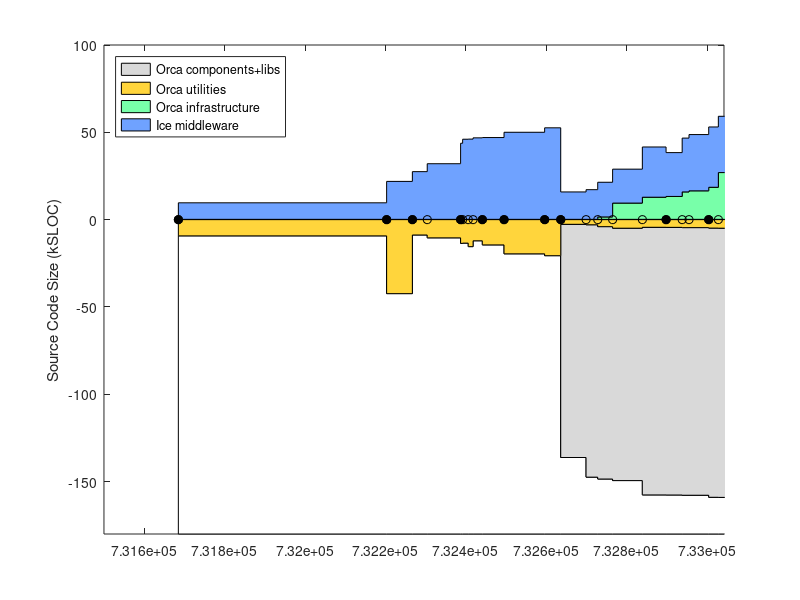

The MATLAB script that drew this image: (Note: this script raises an error after producing the figure.)
% keep track of orca project size using sloccount
clear all

%%%%%%%%%% DATA %%%%%%%%%%%%%%%%%%%%

% include/* except: include/{Freeze IceSSL IcePatch2}
% src/{Ice Slice IceGrid icecpp IceStorm slice2cpp IceUtil IceBox IceXML}
%  Sice212 = [
%  (7842-1000) + (22093+18419+11499+10568+4392+4200+4252+567+316)
%  ];
%  Sice301 = [
%  (8164-1000) + (23018+19384+19169+10596+4479+4343+4308+622+319)
%  ];
% same as above, but now also add Java:
% src/{IceInternal Ice IceUtil IceBox}
%  Sice310 = [
%  (8810-1200) + (24275+20494+22689+10587+4569+4877+4770+667+319) + (13190+6915+1262+493)
%  ];
%  Sice311 = [
%  (8950-1275) + (24511+20505+22898+10590+4600+4884+4782+683+323) + (13266+6929+1262+504)
%  ];

% it's much easier to count the whole of Ice (we use most of it anyway)
% sloccount include/ src/
% (this does not account for .ice files in [ice]/slice/* but it's a small fraction of total)
Sice212 = 133523;
Sice301 = 144513;
Sice310 = 153243;
Sice311 = 154145;
Sice320 = 168475;
Sice321 = 169725;

% indeces
iyy=1;
imm=2;
idd=3;
iver=4;
isub=5;
ibase=6;
icomp=7;
iutil=8;

Sorca = [ ...
% YY    MM  DD  ?   SUB     BASE        COMP           UTILS        VERSION
% 0.8.6: a single distro, divide in halves arbitrarily
2003     4  14  1   0       18930/2     18930/2             0      % 0.8.6 (last change in doc/ChangeLog
% BASE: orca-base
% COMP: orca-components
2004     9  13  1   0       42543       21726               0      % 0.11.0
2004    11  16  1   0       8963        27310               0      % 0.12.0
2004    12  23  0   0       10596       31845               0      % 0.12.1
2005     3  16  1   0       13767       43576               0      % 0.13.0
2005     3  21  0   0       13620       45874               0      % 0.13.1
2005     4   4  0   0       15630       45944               0      % 0.13.2
2005     4  16  0   0       12283       46666               0      % 0.13.3
2005     5   9  1   0       14639       46837               0      % 0.14.0
2005     7   2  1   0       19751       49854               0      % 0.15.0
2005    10  11  1   0       20818       52408               0      % 1.0.0
% BASE: just orcaice w/out test + interfaces/slice
% COMP: comp + util - orcaice 
2005    11  20  1   Sice212 2320+530    9226+8781-2320      0      % 2.0.0-rc1
2006     1  22  0   Sice301 2511+596    9801+9695-2511      0      % 2.0.0-rc2
% UTIL: sloccount components/log* 
2006     2  20  0   Sice301 3369+813    9867+14734-3369-1372 1372      % 2.0.0-rc3
% UTIL: sloccount components/orcaview/ components/log* utils/orcalog* utils/orcagui/ utils/orcaobj/
2006     3  29  0   Sice301 4022+1052   14625+18131-4022-9307 9307     % 2.0.0-rc4
2006     6  11  0   Sice310 3439+1116   19999+24867-3439-12670 12670   % 2.0.0-rc5  
2006     8   9  1   Sice310 3482+1116   19979+21711-3482-13111 13111   % 2.0.0
2006     9  18  0   Sice310 3647+1094   19317+30847-3647-15704 15704   % 2.0.1
2006    10   5  0   Sice310 3644+1094   20384+31798-3644-16329 16329   % 2.0.2
% UTIL: sloccount components/orcaview* components/log* utils/orcalog* utils/orcagui* utils/orcaobj/
2006    11  23  1   Sice311 3831+1178   21408+35311-3831-18359 18359   % 2.1.0
% BASE: cd src; sloccount libs/orcaice/ 
%          MINUS sloccount libs/orcaice/test 
%          PLUS sloccount interfaces/slice
% COMP: cd src; sloccount components/ libs/ 
%          MINUS sloccount libs/orcaice* libs/orcaq* libs/orcalog* libs/orcaprobe* libs/orcawall* libs/orcaobj
% UTIL: cd src; sloccount utils libs/orcaq* libs/orcalog* libs/orcaprobe* libs/orcawall* libs/orcaobj libs/orcaice*
%          MINUS sloccount libs/orcaice/
% to count lines in *.ice files, rename them to *.cpp like this:
% $cd src/interfaces/slice/orca; for file in *; do mv $file `echo $file | sed s/.ice/.cpp/`; done
2006    12  17  0   Sice311 5615-1784+1240  60241-28024     32398-5615  % 2.1.1
2007     2   2  1   Sice311 6225-2011+1671  70376-31989     37297-6225  % 2.2.0
2007     4  10  1   Sice320 6232-2011+1671  72704-34165     39894-6232  % 2.3.0
2007     6   3  1   Sice320 6837-2056+1682  75506-34316     40074-6837  % 2.4.0
2007     8  13  1   Sice320 7247-2226+1772  78939-36926     42700-7247  % 2.5.0
2007     9  18  1   Sice321 7919-2572+1787  83838-38743     44694-7919  % 2.6.0
2007    10  28  1   Sice321 5817-1520+1787  84931-40141     45454-5817  % 2.7.0
];
Vorca ={'0.8.6', '0.11.0', '0.12.0', '0.12.1', '0.13.0', '0.13.1', '0.13.2', '0.13.3', '0.14.0', '0.15.0', '1.0.0', ...
    '2.0.0-rc1', '2.0.0-rc2', '2.0.0-rc3', '2.0.0-rc4', '2.0.0-rc5', '2.0.0', '2.0.1', '2.0.2', '2.1.0', '2.1.1', ...
    '2.2.0', '2.3.0', '2.4.0', '2.5.0', '2.6.0', '2.7.0' }';

% add a dummy release just for display
Sorca(end+1,:) = Sorca(end,:);
Sorca(end,imm) = Sorca(end,imm)+1;
Sorca(end,iver) = 0;
Vorca{end+1} = 'dummy';

% convert dates
Torca = datenum(Sorca(:,iyy),Sorca(:,imm),Sorca(:,idd));

% 2nd digit releases
i2 = (Sorca(:,iver)==1);
Torca2 = Torca(i2);
Vorca2 = Vorca(i2);

% what can go to Hydra?
% cd libs; sloccount bros1 orcacolourtext orcadynamicload orcageom2d orcagpsutil orcaiceutil orcaimage orcaimagegrabber orcalocalnav orcalockfile orcamapload orcamisc orcanavutil orcaogfusion orcaogmap orcapathplan orcaping orcaportability orcaserial orcawifi
% cd components; sloccount gps/garmin/ insgps/novatel insgps/novatelspan/ laser2d/laser2dutil/ laser2d/sickacfr/ laser2d/sickcarmen/ localnav/vfhdriver/ segwayrmp/rmpdriver/ 
% 15,102 + 10,322

% for comparison, ASN
%  Sasn = 90433;

Splayer = [ 
% YY    MM  DD  ?   SUB     BASE                COMP       UTIL  VERSION
% BASE: (server-drivers)+client_libs
% COMP: drivers + utils
2002    12 04   1  0    (17331-12037)+9188      12037+2685 0    % 1.3.1
2003    7  15   1  0    (30452-24334)+12458     24334+3064 0    % 1.4-rc1
2003    12 07   1  0    (37378-30947)+13110     30947+9633 0    % 1.4-rc2
2004    5  31   1  0    (49225-42643)+13664     42643+3550 0    % 1.5
2004    11 12   1  0    (50758-43190)+13545     43190+4479 0    % 1.6
2005    1  31   0  0    (52069-44517)+13576     44517+4662 0    % 1.6.2
2005    7  28   0  0    (53348-45686)+14300     45686+5188 0    % 1.6.5
% BASE: (libplayercore-./bindings) + client_libs + (libplayertcp-./bindings)
% note: libplayerxdr is autogenerated
% COMP: server + utils
2005    10 25   0  0    (4866-0)+7560+(1391-0)  46474+5725  0   % 2.0pre7
% SUB : 0
% BASE: sloccount libplayercore client_libs libplayertcp 
%           MINUS sloccount libplayercore/bindings/ libplayertcp/bindings
% note: libplayerxdr is autogenerated
% COMP: sloccount server 
% UTIL: sloccount utils PLUS stage/src
2006    2  28   1  0    63992-47749-1291        54704       0     % 2.0.0
2006    3  25   1  0    65606-48912-1291        53033       0     % 2.0.1
2006    6   9   1  0    69083-51546-1319        61421       0     % 2.0.2
2006    9  26   1  0    69388-51546-1319        64088       13606       % 2.0.3
2007    5   2   1  0    69602-51686-1359        58396       9589+13606  % 2.0.4
2007    8  31   1  0    23526-109               77242       11404+13606  % 2.0.4+
];
Tplayer = datenum(Splayer(:,1),Splayer(:,2),Splayer(:,3));

Saria = [
% YY    MM  DD  ? SUB   BASE    COMP    UTIL    VERSION
% SUB : 0
% BASE: sloccount ArNetworking/include/ ArNetworking/src/
% COMP: sloccount include src
% UTIL: 0 
2007    2   20  1  0    15854   45965   0       % 2.5.1
];

Scarmen = [
% YY    MM  DD  ?   SUB     BASE    COMP                    UTIL   VERSION
% SUB : cd src; sloccount ipc
% BASE: sloccount carmenpp global java python
% COMP: sloccount src MINUS all other
% UTIL: sloccount logger logtools mapeditor param_daemon robotgui simulator 
2007    8   15  1  24965    12032   107745-24965-12032-19629  19629   % 0.6.7
];

Sorocos = [
% YY    MM  DD  ?   SUB     BASE    COMP                        UTIL   VERSION
% SUB : cd ACE_wrappers; sloccount ace PLUS sloccount TAO/tao/
% BASE: ?
% LIBS: sloccount orocos-bfl-[VERSION]-src/src PLUS sloccount kdl-[VERSION]/kdl
% COMP: sloccount orocos-rtt-[VERSION]/src PLUS cd orocos-ocl-[VERSION]; sloccount hardware motion_control
% UTIL: cd orocos-ocl-[VERSION]; sloccount taskbrowser signals deployment reporting viewer ocl 
2007    8   15  1  160300+237011   0   (7767+12865)+(48971+20068)    5104   % ace-5.5, tao-1.5, rtt-1.2.1, bfl-0.6.1, kdl-0.4, ocl-0.4.1
];

Syarp = [
% YY    MM  DD  ?   SUB  BASE     COMP       UTIL   VERSION
% SUB : 0
% BASE: sloccount libYARP_OS libYARP_OS_compat
% COMP: sloccount yarpdev libYARP_dev libYARP_math libYARP_sig libYARP_sig_compat 
% UTIL: sloccount yarp-imageviewer modules
2007    7   26  1  0     21633   23528    1613   % 2.1.6
];

% YY    MM  DD  ?   SUB  BASE     COMP       UTIL
% SUB : 0
% BASE: 0
% COMP: sloccount . (matlab files will not be counted)
% UTIL: 0
Sopenslam = [
2007    8   16  1   0    0        23719      0
];

%%%%%%%%%% PLOTTING %%%%%%%%%%%%%%%%%%%%

Smax = 180;
d0 = [Torca Torca]'; d0=d0(:); d0(1)=[];
d1 = Smax-Sorca(:,isub)-Sorca(:,ibase); d1 = [d1 d1]'; d1=d1(:); d1(end)=[];
d2 = Sorca(:,isub); d2 = [d2 d2]'; d2=d2(:); d2(end)=[];
d3 = Sorca(:,ibase); d3 = [d3 d3]'; d3=d3(:); d3(end)=[];
d4 = Sorca(:,icomp); d4 = [d4 d4]'; d4=d4(:); d4(end)=[];
d5 = Sorca(:,iutil); d5 = [d5 d5]'; d5=d5(:); d5(end)=[];

figure(1), clf
ha=area( d0, [d1 d2 d3 d5 d4]/1e3, -Smax ); hold on
plot( Torca, 0*Torca, 'k-o' )
h2=plot( Torca2, 0*Torca2, 'ko' );
set(h2,'markerfacecolor','k')
ylabel('Source Code Size (kSLOC)')

set(ha(1),'facecolor',1*[1 1 1]);
set(ha(2),'facecolor',.85*[1 1 1]);
set(ha(3),'facecolor',min(255,[255 153 0]+60)/255);
set(ha(4),'facecolor',min(255,[60 255 109]+60)/255);
set(ha(5),'facecolor',min(255,[51 102 255]+60)/255);
ha(1)=[];
legend(fliplr(ha),'Orca components+libs','Orca utilities','Orca infrastructure','Ice middleware', 'Location','NorthWest')
%  xlim(datenum([2004;2005],[7;7],[1;1]) )
ylim([-Smax 100])
ax=axis;
xlim( [ax(1) datenum([2006 12 31])] )
ax=axis;
% label releases
mark('x', Torca2 )
i2odd = (1:2:length(Torca2));
ht = text(Torca2(i2odd)+5,.04*ax(4)*ones(length(i2odd),1),Vorca2(i2odd));
set(ht,'fontsize',8)
i2even = (2:2:length(Torca2));
ht = text(Torca2(i2even)+5,.08*ax(4)*ones(length(i2even),1),Vorca2(i2even));
set(ht,'fontsize',8)
datetick( 'x', 12 )
hp = plot( Tplayer, -Splayer(:,ibase)/1e3, 'k--o', Tplayer, Splayer(:,icomp)/1e3, 'k--o' );
set(hp, 'color', .5*[1 1 1] )
hpt = text( Tplayer(2), -Splayer(2,ibase)/1e3-8, 'Player infrastructure');
set(hpt, 'color', .5*[1 1 1] )
hpt = text( Tplayer(2), (Splayer(2,icomp)+Splayer(2,iutil))/1e3-5, 'Player "components+utils"');
set(hpt, 'color', .5*[1 1 1] )
%mark('y', Dasn(1,1)/1e3 );
%text( datenum([2003 5 1]), Dasn(1,1)/1e3, 'ASN')
xlabel('Releases')
title('http://orca-robotics.sf.net')

ht=text(datenum(2003,7,1),-Smax+15, '*   generated using David A. Wheeler`s SLOCCount' );
set(ht,'fontsize',8)
ht=text(datenum(2003,7,1),-Smax+5, '** see data in [ORCA2]/scripts/matlab/sloccount/slocs.m' );
set(ht,'fontsize',8)
